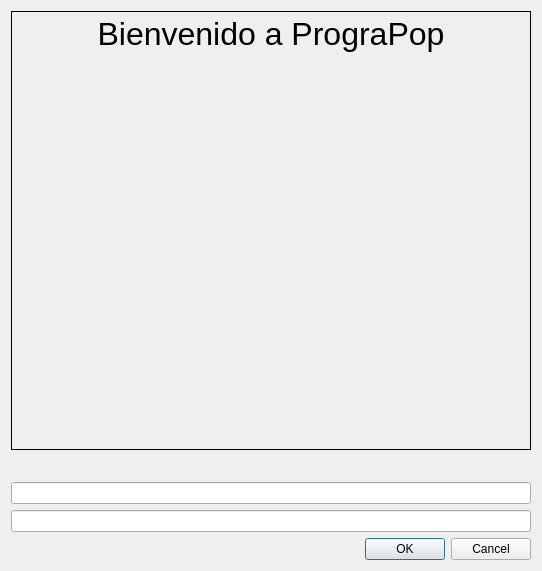
<?xml version="1.0" encoding="UTF-8"?>
<ui version="4.0">
 <class>Form</class>
 <widget class="QWidget" name="Form">
  <property name="geometry">
   <rect>
    <x>0</x>
    <y>0</y>
    <width>542</width>
    <height>571</height>
   </rect>
  </property>
  <property name="windowTitle">
   <string>Form</string>
  </property>
  <layout class="QVBoxLayout" name="verticalLayout">
   <item>
    <widget class="QTextBrowser" name="textBrowser">
     <property name="autoFillBackground">
      <bool>false</bool>
     </property>
     <property name="styleSheet">
      <string notr="true">background-color: qlineargradient(spread:pad, x1:1, y1:0.034, x2:1, y2:0.028, stop:1 rgba(255, 255, 255, 0));
border-color: qlineargradient(spread:pad, x1:1, y1:0.034, x2:1, y2:0.028, stop:1 rgba(255, 255, 255, 0));
color: rgb(0, 0, 0);
font: 57 italic 24pt &quot;Ubuntu&quot;;</string>
     </property>
     <property name="html">
      <string>&lt;!DOCTYPE HTML PUBLIC &quot;-//W3C//DTD HTML 4.0//EN&quot; &quot;http://www.w3.org/TR/REC-html40/strict.dtd&quot;&gt;
&lt;html&gt;&lt;head&gt;&lt;meta name=&quot;qrichtext&quot; content=&quot;1&quot; /&gt;&lt;style type=&quot;text/css&quot;&gt;
p, li { white-space: pre-wrap; }
&lt;/style&gt;&lt;/head&gt;&lt;body style=&quot; font-family:'Ubuntu'; font-size:24pt; font-weight:56; font-style:italic;&quot;&gt;
&lt;p align=&quot;center&quot; style=&quot; margin-top:0px; margin-bottom:0px; margin-left:0px; margin-right:0px; -qt-block-indent:0; text-indent:0px;&quot;&gt;&lt;span style=&quot; font-weight:400; font-style:normal;&quot;&gt;Bienvenido a PrograPop&lt;/span&gt;&lt;/p&gt;&lt;/body&gt;&lt;/html&gt;</string>
     </property>
    </widget>
   </item>
   <item>
    <layout class="QHBoxLayout" name="horizontalLayout_3">
     <item>
      <spacer name="horizontalSpacer">
       <property name="orientation">
        <enum>Qt::Horizontal</enum>
       </property>
       <property name="sizeHint" stdset="0">
        <size>
         <width>40</width>
         <height>20</height>
        </size>
       </property>
      </spacer>
     </item>
     <item>
      <widget class="QLabel" name="label_3">
       <property name="text">
        <string/>
       </property>
       <property name="pixmap">
        <pixmap>imgs/music.png</pixmap>
       </property>
      </widget>
     </item>
     <item>
      <spacer name="horizontalSpacer_2">
       <property name="orientation">
        <enum>Qt::Horizontal</enum>
       </property>
       <property name="sizeHint" stdset="0">
        <size>
         <width>40</width>
         <height>20</height>
        </size>
       </property>
      </spacer>
     </item>
    </layout>
   </item>
   <item>
    <widget class="QLineEdit" name="usuario">
     <property name="placeholderText">
      <string comment="usuario"/>
     </property>
    </widget>
   </item>
   <item>
    <widget class="QLineEdit" name="password">
     <property name="echoMode">
      <enum>QLineEdit::Password</enum>
     </property>
    </widget>
   </item>
   <item>
    <widget class="QDialogButtonBox" name="eleccion">
     <property name="standardButtons">
      <set>QDialogButtonBox::Cancel|QDialogButtonBox::Ok</set>
     </property>
    </widget>
   </item>
  </layout>
 </widget>
 <resources/>
 <connections/>
</ui>
